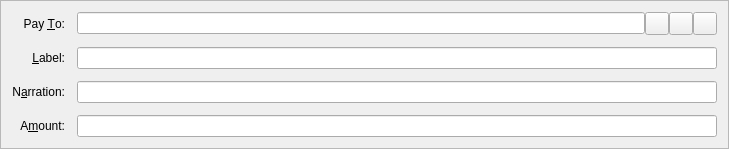
<?xml version="1.0" encoding="UTF-8"?>
<ui version="4.0">
 <class>SendCoinsEntry</class>
 <widget class="QFrame" name="SendCoinsEntry">
  <property name="geometry">
   <rect>
    <x>0</x>
    <y>0</y>
    <width>729</width>
    <height>144</height>
   </rect>
  </property>
  <property name="windowTitle">
   <string>Form</string>
  </property>
  <property name="styleSheet">
   <string notr="true"/>
  </property>
  <property name="frameShape">
   <enum>QFrame::StyledPanel</enum>
  </property>
  <property name="frameShadow">
   <enum>QFrame::Sunken</enum>
  </property>
  <layout class="QGridLayout" name="gridLayout">
   <property name="spacing">
    <number>12</number>
   </property>
   <item row="6" column="0">
    <widget class="QLabel" name="label">
     <property name="text">
      <string>A&amp;mount:</string>
     </property>
     <property name="alignment">
      <set>Qt::AlignRight|Qt::AlignTrailing|Qt::AlignVCenter</set>
     </property>
     <property name="buddy">
      <cstring>payAmount</cstring>
     </property>
    </widget>
   </item>
   <item row="3" column="0">
    <widget class="QLabel" name="label_2">
     <property name="text">
      <string>Pay &amp;To:</string>
     </property>
     <property name="alignment">
      <set>Qt::AlignRight|Qt::AlignTrailing|Qt::AlignVCenter</set>
     </property>
     <property name="buddy">
      <cstring>payTo</cstring>
     </property>
    </widget>
   </item>
   <item row="6" column="1">
    <widget class="BitcoinAmountField" name="payAmount">
     <property name="styleSheet">
      <string notr="true"/>
     </property>
    </widget>
   </item>
   <item row="4" column="1">
    <layout class="QHBoxLayout" name="horizontalLayout_2">
     <property name="spacing">
      <number>0</number>
     </property>
     <item>
      <widget class="QValidatedLineEdit" name="addAsLabel">
       <property name="enabled">
        <bool>true</bool>
       </property>
       <property name="toolTip">
        <string>Enter a label for this address to add it to your address book</string>
       </property>
       <property name="styleSheet">
        <string notr="true"/>
       </property>
      </widget>
     </item>
    </layout>
   </item>
   <item row="5" column="0">
    <widget class="QLabel" name="label">
     <property name="text">
      <string>N&amp;arration:</string>
     </property>
     <property name="alignment">
      <set>Qt::AlignRight|Qt::AlignTrailing|Qt::AlignVCenter</set>
     </property>
     <property name="buddy">
      <cstring>narration</cstring>
     </property>
    </widget>
   </item>
   <item row="5" column="1">
    <widget class="QValidatedLineEdit" name="narration">
     <property name="enabled">
      <bool>true</bool>
     </property>
     <property name="toolTip">
      <string>Enter a short note to send with payment (max 24 characters)</string>
     </property>
     <property name="styleSheet">
      <string notr="true"/>
     </property>
    </widget>
   </item>
   <item row="4" column="0">
    <widget class="QLabel" name="label_4">
     <property name="text">
      <string>&amp;Label:</string>
     </property>
     <property name="alignment">
      <set>Qt::AlignRight|Qt::AlignTrailing|Qt::AlignVCenter</set>
     </property>
     <property name="buddy">
      <cstring>addAsLabel</cstring>
     </property>
    </widget>
   </item>
   <item row="3" column="1">
    <layout class="QHBoxLayout" name="payToLayout">
     <property name="spacing">
      <number>0</number>
     </property>
     <item>
      <widget class="QValidatedLineEdit" name="payTo">
       <property name="toolTip">
        <string>The address to send the payment to  (e.g. F96m4dNBqCLh7ZYceQnLG7uPuva5mochZK)</string>
       </property>
       <property name="styleSheet">
        <string notr="true"/>
       </property>
       <property name="maxLength">
        <number>34</number>
       </property>
      </widget>
     </item>
     <item>
      <widget class="QToolButton" name="addressBookButton">
       <property name="toolTip">
        <string>Choose address from address book</string>
       </property>
       <property name="styleSheet">
        <string notr="true"/>
       </property>
       <property name="text">
        <string/>
       </property>
       <property name="icon">
        <iconset resource="../bitcoin.qrc">
         <normaloff>:/icons/address-book</normaloff>:/icons/address-book</iconset>
       </property>
       <property name="shortcut">
        <string>Alt+A</string>
       </property>
      </widget>
     </item>
     <item>
      <widget class="QToolButton" name="pasteButton">
       <property name="toolTip">
        <string>Paste address from clipboard</string>
       </property>
       <property name="styleSheet">
        <string notr="true"/>
       </property>
       <property name="text">
        <string/>
       </property>
       <property name="icon">
        <iconset resource="../bitcoin.qrc">
         <normaloff>:/icons/editpaste</normaloff>:/icons/editpaste</iconset>
       </property>
       <property name="shortcut">
        <string>Alt+P</string>
       </property>
      </widget>
     </item>
     <item>
      <widget class="QToolButton" name="deleteButton">
       <property name="toolTip">
        <string>Remove this recipient</string>
       </property>
       <property name="styleSheet">
        <string notr="true"/>
       </property>
       <property name="text">
        <string/>
       </property>
       <property name="icon">
        <iconset resource="../bitcoin.qrc">
         <normaloff>:/icons/remove</normaloff>:/icons/remove</iconset>
       </property>
      </widget>
     </item>
    </layout>
   </item>
  </layout>
 </widget>
 <customwidgets>
  <customwidget>
   <class>QValidatedLineEdit</class>
   <extends>QLineEdit</extends>
   <header>qvalidatedlineedit.h</header>
  </customwidget>
  <customwidget>
   <class>BitcoinAmountField</class>
   <extends>QLineEdit</extends>
   <header>bitcoinamountfield.h</header>
   <container>1</container>
  </customwidget>
 </customwidgets>
 <resources>
  <include location="../bitcoin.qrc"/>
 </resources>
 <connections/>
</ui>
